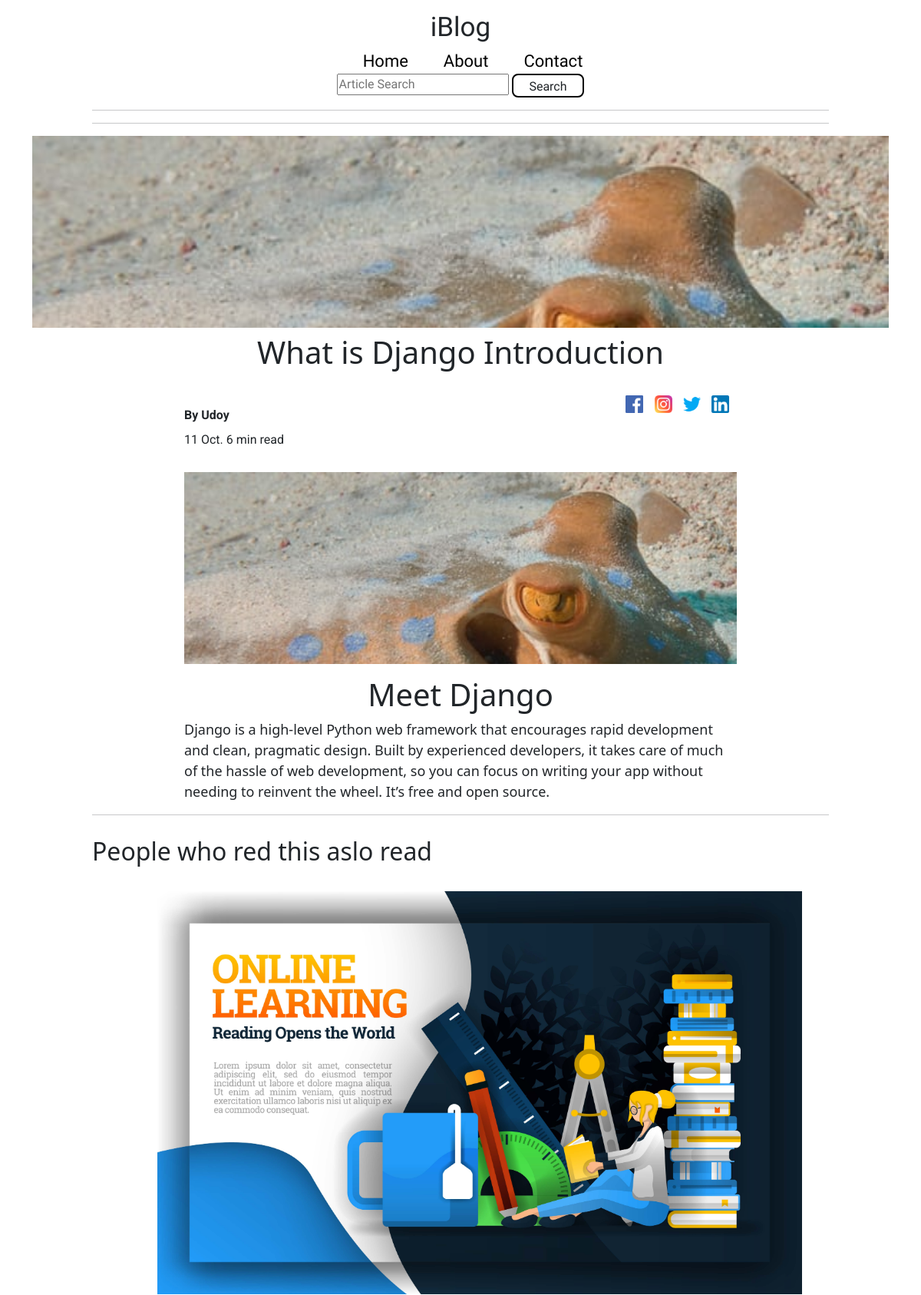
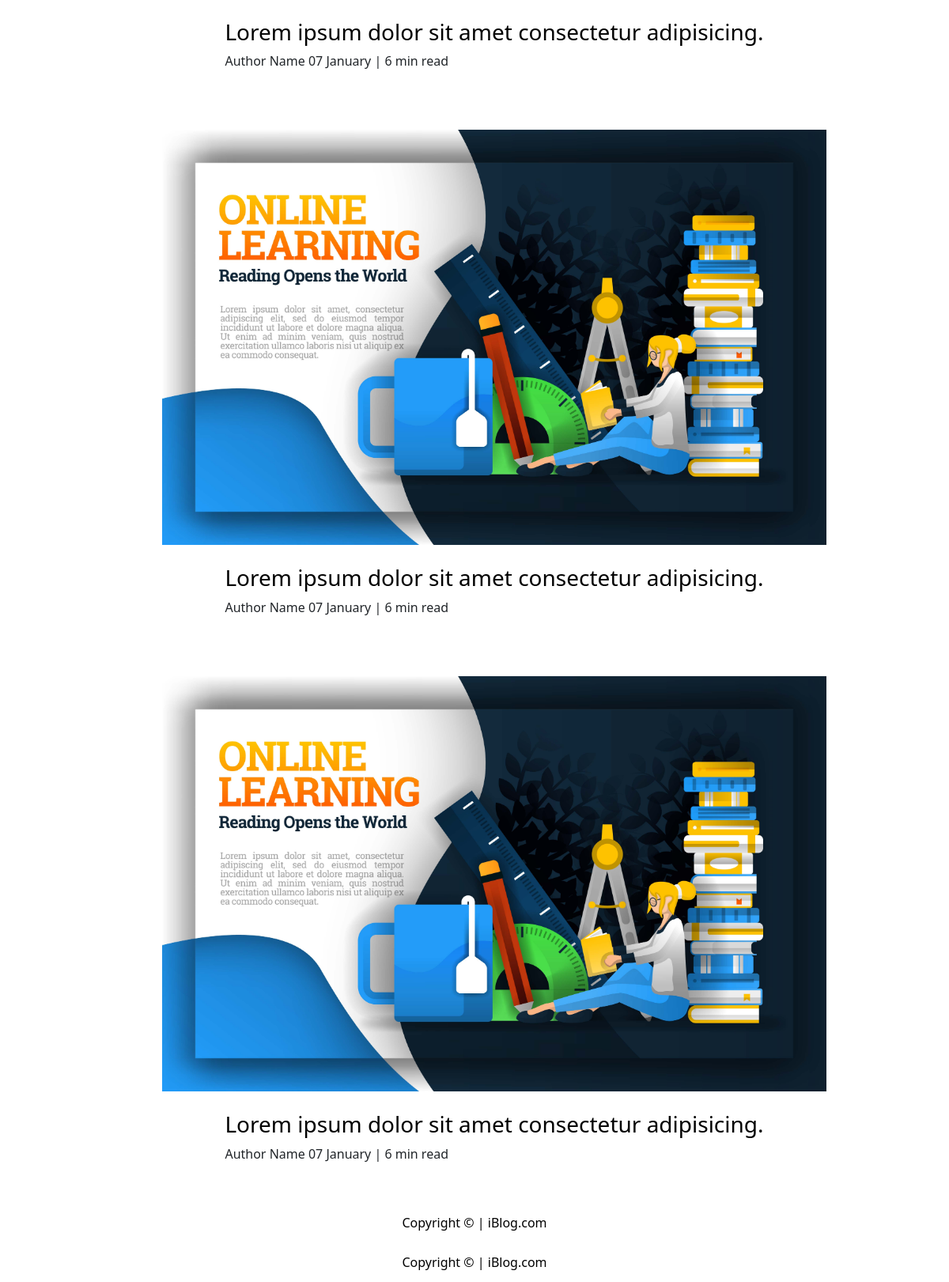
/newsdeatils/what-is-django-introduction, run on the app's committed database (2 pictures, top to bottom).
### news/models.py (models this page shows)
class News(models.Model):
    title = models.CharField(max_length=100, default='')
    content = HTMLField()
    author = models.CharField(max_length=50)
    new_slug = AutoSlugField(populate_from='title', unique=True, null=True, default=None)
    news_image = models.FileField(upload_to='news/', max_length=255, null=True, default=None)

### mySite/views.py (the view)
# urls.py: path('newsdeatils/<slug>', views.newsDeatils, name='newsDeatils'),
def newsDeatils(request, slug):
    newsDeatils = News.objects.get(new_slug=slug)
    data = {
        'newsDeatils':newsDeatils
    }
    return render(request, 'blogPost.html', data)

### templates/blogPost.html (shortened to what this page needs)
{% extends 'base.html' %}
{% load static %}
{% block body %}
<!DOCTYPE html>
<html lang="en">
<head>
    <link rel="stylesheet" href="{% static 'css/style.css'%}">
    <link rel="stylesheet" href="{% static 'css/utils.css'%}">
    <link rel="stylesheet" href="{% static 'css/blogPost.css'%}">
    <link rel="stylesheet" href="{% static 'css/mobile.css'%}">
</head>
<body>
    <div class="max-width-1 m-auto"><hr></div>
    <div class="post-img">
        <img src="{% static 'img/img1.png'%}" alt="#">
    </div>
    <div class="blog-post-content max-width-2 m-auto my-2">
        <h1 class="font-1">{{newsDeatils.title}}</h1>
        <div class="blogPost-meta">
            <div class="author-info">
                <div><b>By {{newsDeatils.author}}</b></div>
                <div>11 Oct. 6 min read</div>
            </div>
            <div class="social">
                <a href="https://www.linkedin.com" target="_blank"><img src="{% static 'img/facebook.png'%}"></a>
                <a href="https://www.linkedin.com" target="_blank"><img src="{% static 'img/instagram.png'%}"></a>
                <a href="https://www.linkedin.com" target="_blank"><img src="{% static 'img/twitter.png'%}"></a>
                <a href="https://www.linkedin.com" target="_blank"><img src="{% static 'img/linkedin.png'%}"></a>
            </div>
        </div>
        <div class="post-img">
            {% if newsDeatils.news_image != NULL %}
            <img src="/media/{{newsDeatils.news_image}}" alt="#">
            {% endif %}
        </div>
        <p class="font1">{{newsDeatils.content|safe}}</p>
    </div>
    <div class="max-width-1 m-auto"><hr></div>
    <div class="home-articles max-width-1 m-auto font-1">
        <h2>People who red this aslo read</h2>
        <div class="row">
            <div class="home-article morePost">
                <div class="home-article-img">
                    <img src="../img/typewriter1.png" alt="Article">
                </div>
                <div class="home-article-content font-1 center">
                    <a href="#"><h3>Lorem ipsum dolor sit amet consectetur adipisicing.</h3></a>
                    <span>Author Name</span>
                    <span>07 January | 6 min read</span>
                </div>
            </div>
            <div class="home-article morePost">
                <div class="home-article-img">
                    <img src="../img/typewriter1.png" alt="Article">
                </div>
                <div class="home-article-content font-1">
                    <a href="#"><h3>Lorem ipsum dolor sit amet consectetur adipisicing.</h3></a>
                    <span>Author Name</span>
                    <span>07 January | 6 min read</span>
                </div>
            </div>
            <div class="home-article morePost">
                <div class="home-article-img">
                    <img src="../img/typewriter1.png" alt="Article">
                </div>
                <div class="home-article-content font-1">
                    <a href="#"><h3>Lorem ipsum dolor sit amet consectetur adipisicing.</h3></a>
                    <span>Author Name</span>
                    <span>07 January | 6 min read</span>
                </div>
            </div>
        </div>
    </div>
    <div class="footer max-width-2 m-auto">
        Copyright &copy; | iBlog.com
    </div>
</body>
</html>
{% endblock body %}

### static/css/style.css (style rules this page uses)
* { margin: 0; padding: 0; }
.home-articles { padding-top: 12px; }
.home-article { display: flex; margin: 25px; }
.home-article img { width: 300px; }
.home-article-content { align-self: center; padding: 25px; }
.home-article-content a { text-decoration: none; color: black; }
.footer { height: 50px; color: black; display: flex; align-items: center; justify-content: center; }

### static/css/utils.css (style rules this page uses)
:root { --font1: 'Baloo Bhaina 2', cursive; --font2: 'Roboto', sans-serif; }
.font1 { font-family: var(--font1); }
.max-width-1 { max-width: 80vw; }
.max-width-2 { max-width: 60vw; }
.m-auto { margin: auto; }
.my-2 { margin-bottom: 12px; margin-top: 12px; }

### static/css/mobile.css (style rules this page uses)
@media screen and (max-width: 1200px) { .home-article { flex-direction: column; } }
@media screen and (max-width: 1200px) { .home-article img { text-align: center; } }
@media screen and (max-width: 1200px) { .home-article img { width: 70vw; } }
@media screen and (max-width: 1200px) { .post-img { height: 250px; } }
@media screen and (max-width: 1200px) { .social { padding: 0; } }
@media screen and (max-width: 1200px) { .row { flex-direction: column; } }
@media screen and (max-width: 1200px) { .blogPost-meta { margin-top: 30px; } }

### static/css/blogPost.css (style rules this page uses)
.post-img { height: 474px; overflow: hidden; margin-top: 14px; }
.post-img img { width: 100%; }
.blog-post-content p { font-size: 18px; }
.blog-post-content h1 { text-align: center; }
.row { display: flex; }
.morePost { flex-direction: column; align-items: center; }
.blogPost-meta { display: flex; justify-content: space-between; }
.author-info { margin: 12px 0; }
.author-info div { padding: 4px 0; font-family: var(--font2); }
.social img { width: 23px; margin-right: 10px; cursor: pointer; }

### data on the page
News: title "What is Django Introduction", author "Udoy", news_image (picture), content "Meet Django Django is a high-level Python web framework that encourages rapid development and clean, pragmatic design. Built by experienced developers, it takes care of much of the hassle of web development, so you can focus on writing your app without needing to reinvent the wheel. It’s free and open source."
